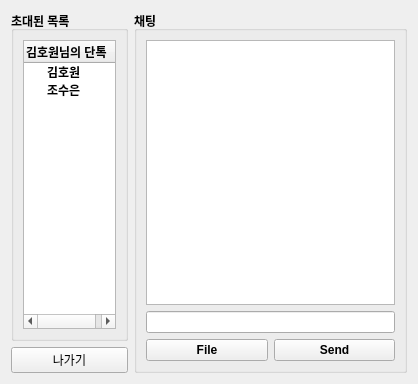
<?xml version="1.0" encoding="UTF-8"?>
<ui version="4.0">
 <class>ChatInvitedForm</class>
 <widget class="QWidget" name="ChatInvitedForm">
  <property name="geometry">
   <rect>
    <x>0</x>
    <y>0</y>
    <width>418</width>
    <height>384</height>
   </rect>
  </property>
  <property name="windowTitle">
   <string>Form</string>
  </property>
  <layout class="QHBoxLayout" name="horizontalLayout_3">
   <item>
    <layout class="QHBoxLayout" name="horizontalLayout_2">
     <item>
      <layout class="QVBoxLayout" name="verticalLayout_4">
       <item>
        <widget class="QGroupBox" name="groupBox_2">
         <property name="font">
          <font>
           <bold>true</bold>
          </font>
         </property>
         <property name="title">
          <string>초대된 목록</string>
         </property>
         <property name="flat">
          <bool>true</bool>
         </property>
         <layout class="QVBoxLayout" name="verticalLayout">
          <item>
           <widget class="QTreeWidget" name="twUserInvited">
            <property name="maximumSize">
             <size>
              <width>100</width>
              <height>16777215</height>
             </size>
            </property>
            <column>
             <property name="text">
              <string>김호원님의 단톡</string>
             </property>
            </column>
            <item>
             <property name="text">
              <string>김호원</string>
             </property>
            </item>
            <item>
             <property name="text">
              <string>조수은</string>
             </property>
            </item>
           </widget>
          </item>
         </layout>
        </widget>
       </item>
       <item>
        <widget class="QPushButton" name="btnLeaveInvited">
         <property name="text">
          <string>나가기</string>
         </property>
        </widget>
       </item>
      </layout>
     </item>
     <item>
      <widget class="QGroupBox" name="groupBox_3">
       <property name="font">
        <font>
         <bold>true</bold>
        </font>
       </property>
       <property name="title">
        <string>채팅</string>
       </property>
       <property name="flat">
        <bool>true</bool>
       </property>
       <layout class="QVBoxLayout" name="verticalLayout_2">
        <item>
         <widget class="QListWidget" name="listWidget"/>
        </item>
        <item>
         <widget class="QLineEdit" name="leMessageInvited">
          <property name="maximumSize">
           <size>
            <width>300</width>
            <height>16777215</height>
           </size>
          </property>
         </widget>
        </item>
        <item>
         <layout class="QHBoxLayout" name="horizontalLayout">
          <item>
           <widget class="QPushButton" name="btnFileInvited">
            <property name="maximumSize">
             <size>
              <width>150</width>
              <height>16777215</height>
             </size>
            </property>
            <property name="text">
             <string>File</string>
            </property>
           </widget>
          </item>
          <item>
           <widget class="QPushButton" name="btnSendInvited">
            <property name="maximumSize">
             <size>
              <width>150</width>
              <height>16777215</height>
             </size>
            </property>
            <property name="text">
             <string>Send</string>
            </property>
           </widget>
          </item>
         </layout>
        </item>
       </layout>
      </widget>
     </item>
    </layout>
   </item>
  </layout>
 </widget>
 <resources/>
 <connections/>
</ui>
